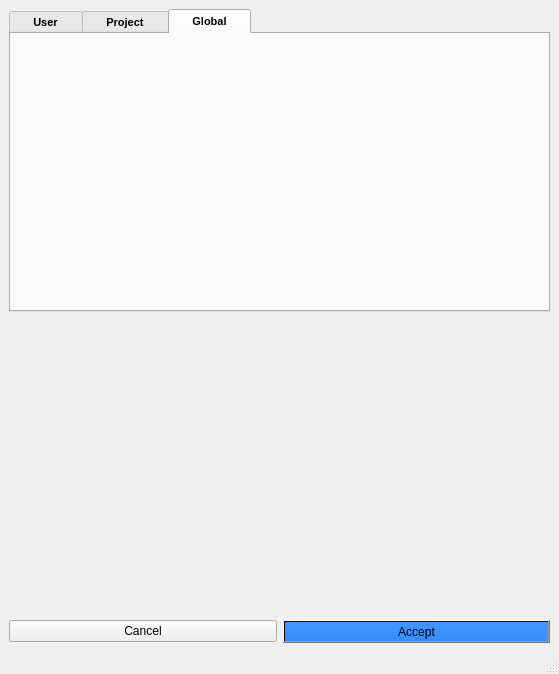
<?xml version="1.0" encoding="UTF-8"?>
<ui version="4.0">
 <class>MainWindow</class>
 <widget class="QMainWindow" name="MainWindow">
  <property name="geometry">
   <rect>
    <x>0</x>
    <y>0</y>
    <width>559</width>
    <height>674</height>
   </rect>
  </property>
  <property name="sizePolicy">
   <sizepolicy hsizetype="Preferred" vsizetype="Maximum">
    <horstretch>0</horstretch>
    <verstretch>0</verstretch>
   </sizepolicy>
  </property>
  <property name="windowTitle">
   <string>MainWindow</string>
  </property>
  <property name="windowOpacity">
   <double>1.000000000000000</double>
  </property>
  <property name="dockOptions">
   <set>QMainWindow::AllowNestedDocks|QMainWindow::AllowTabbedDocks|QMainWindow::AnimatedDocks</set>
  </property>
  <widget class="QWidget" name="centralwidget">
   <property name="sizePolicy">
    <sizepolicy hsizetype="Preferred" vsizetype="MinimumExpanding">
     <horstretch>0</horstretch>
     <verstretch>0</verstretch>
    </sizepolicy>
   </property>
   <layout class="QHBoxLayout" name="horizontalLayout">
    <item>
     <layout class="QVBoxLayout" name="verticalLayout_2">
      <item>
       <widget class="QTabWidget" name="tabWidget">
        <property name="minimumSize">
         <size>
          <width>0</width>
          <height>0</height>
         </size>
        </property>
        <property name="font">
         <font>
          <pointsize>8</pointsize>
          <weight>75</weight>
          <bold>true</bold>
         </font>
        </property>
        <property name="layoutDirection">
         <enum>Qt::LeftToRight</enum>
        </property>
        <property name="styleSheet">
         <string notr="true"/>
        </property>
        <property name="tabPosition">
         <enum>QTabWidget::North</enum>
        </property>
        <property name="tabShape">
         <enum>QTabWidget::Rounded</enum>
        </property>
        <property name="currentIndex">
         <number>2</number>
        </property>
        <property name="iconSize">
         <size>
          <width>16</width>
          <height>24</height>
         </size>
        </property>
        <property name="elideMode">
         <enum>Qt::ElideMiddle</enum>
        </property>
        <property name="usesScrollButtons">
         <bool>false</bool>
        </property>
        <property name="documentMode">
         <bool>false</bool>
        </property>
        <widget class="QWidget" name="tab">
         <attribute name="title">
          <string>    User    </string>
         </attribute>
         <layout class="QVBoxLayout" name="verticalLayout_4">
          <property name="spacing">
           <number>2</number>
          </property>
          <item>
           <layout class="QVBoxLayout" name="verticalLayout_user">
            <property name="spacing">
             <number>2</number>
            </property>
            <property name="topMargin">
             <number>0</number>
            </property>
           </layout>
          </item>
         </layout>
        </widget>
        <widget class="QWidget" name="tab_2">
         <attribute name="title">
          <string>    Project    </string>
         </attribute>
         <layout class="QVBoxLayout" name="verticalLayout_6">
          <item>
           <layout class="QVBoxLayout" name="verticalLayout_project">
            <property name="spacing">
             <number>2</number>
            </property>
            <property name="topMargin">
             <number>0</number>
            </property>
           </layout>
          </item>
         </layout>
        </widget>
        <widget class="QWidget" name="tab_3">
         <attribute name="title">
          <string>    Global    </string>
         </attribute>
         <layout class="QVBoxLayout" name="verticalLayout_8">
          <item>
           <layout class="QVBoxLayout" name="verticalLayout_global">
            <property name="spacing">
             <number>2</number>
            </property>
            <property name="topMargin">
             <number>0</number>
            </property>
           </layout>
          </item>
         </layout>
        </widget>
       </widget>
      </item>
      <item>
       <spacer name="verticalSpacer">
        <property name="orientation">
         <enum>Qt::Vertical</enum>
        </property>
        <property name="sizeHint" stdset="0">
         <size>
          <width>20</width>
          <height>40</height>
         </size>
        </property>
       </spacer>
      </item>
      <item>
       <layout class="QHBoxLayout" name="horizontalLayout_buttons">
        <item>
         <widget class="QPushButton" name="pushButton_cancel">
          <property name="text">
           <string>Cancel</string>
          </property>
         </widget>
        </item>
        <item>
         <widget class="QPushButton" name="pushButton_accept">
          <property name="styleSheet">
           <string notr="true">background-color: qlineargradient(spread:pad, x1:0, y1:1, x2:0, y2:0, stop:0 rgba(55, 141, 245, 255), stop:1 rgba(65, 151, 255, 255));

</string>
          </property>
          <property name="text">
           <string>Accept</string>
          </property>
          <property name="flat">
           <bool>false</bool>
          </property>
         </widget>
        </item>
       </layout>
      </item>
     </layout>
    </item>
   </layout>
  </widget>
  <widget class="QMenuBar" name="menubar">
   <property name="geometry">
    <rect>
     <x>0</x>
     <y>0</y>
     <width>559</width>
     <height>21</height>
    </rect>
   </property>
  </widget>
  <widget class="QStatusBar" name="statusbar"/>
  <action name="actionSettings">
   <property name="text">
    <string>Settings</string>
   </property>
  </action>
 </widget>
 <resources>
  <include location="icons.qrc"/>
 </resources>
 <connections/>
</ui>
